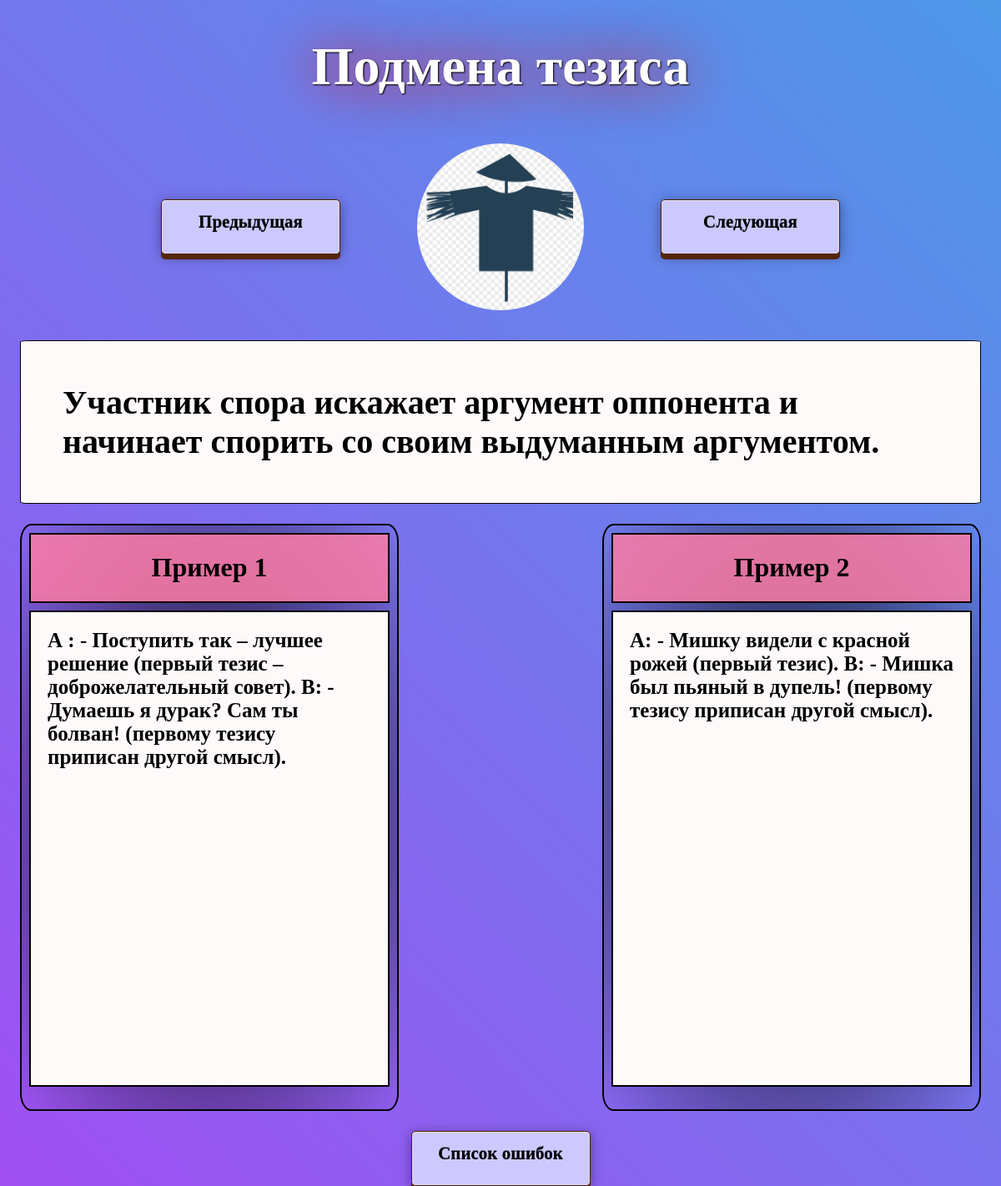
Page /fallacy/1/ on the committed database.
### fallacies/models.py (models this page shows, shortened)
class Fallacy(models.Model):
    image = models.ImageField(upload_to='photos/%Y/%m/%d/', blank=True)
    title = models.CharField(max_length=255)
    content = models.TextField(default='About project')
    example1_text = models.TextField(default='Пример 1')
    example1_image = models.ImageField(upload_to='photos/%Y/%m/%d/', blank=True)
    example2_text = models.TextField(default='Пример 2')
    example2_image = models.ImageField(upload_to='photos/%Y/%m/%d/', blank=True)
    another_names = models.TextField(default='Another name 1')

### fallacies/views.py (the view)
# urls.py: path('fallacy/<int:fallacy_id>/', show_fallacy, name='fallacy'),
def show_fallacy(request, fallacy_id):
    fallacies = Fallacy.objects.all()
    fallacy = Fallacy.objects.get(pk=fallacy_id)
    if fallacy_id == 1:
        previous_fallacy = Fallacy.objects.get(pk=24)
    else:
        previous_fallacy = Fallacy.objects.get(pk=fallacy_id - 1)
    if fallacy_id == 24:
        next_fallacy = Fallacy.objects.get(pk=1)
    else:
        next_fallacy = Fallacy.objects.get(pk=fallacy_id + 1)
    return render(request, 'fallacies/fallacy.html', {'fallacies': fallacies, 'fallacy': fallacy, 'previous_fallacy': previous_fallacy, 'next_fallacy': next_fallacy})

### fallacies/templates/fallacies/fallacy.html (shortened to what this page needs)
{% load static %}
<!DOCTYPE html>
<html lang="en">
<head>
        <link type="text/css" href="{% static 'fallacies/css/fallacy_styles.css' %}" rel="stylesheet" />
</head>
<body>
    <div class="titlefallacy">
    <h1 class="headerh1">{{fallacy.title}}</h1>
        </div>
    <div class="navigate">
        <a href='/fallacy/{{previous_fallacy.id}}' class="button19">Предыдущая</a>
        <img class="fallacy-img" src="{{fallacy.image.url}}" alt="lorem">
        <a href='/fallacy/{{next_fallacy.id}}' class="button19">Следующая</a>
    </div>
<div class="description-block">
<p class="fallacy-content">{{fallacy.content}}</p>
</div>
<div class="examples">
    <div class="example 1">
        <div class="blockh1example">
        <h1 class="exampleh1">Пример 1</h1>
            </div>
        <div class="exampletextblock">
        <h2 class="example-text 1">{{fallacy.example1_text}}</h2>
            </div>
    </div>
    <div class="example 2">
        <div class="blockh1example">
        <h1 class="exampleh1">Пример 2</h1>
            </div>
        <div class="exampletextblock">
        <h2 class="example-text 2">{{fallacy.example2_text}}</h2>
        </div>
    </div>
</div>
<div class="bottom-button">
    <a href='{% url "home" %}' class="button19">Список ошибок</a>
</div>
</body>
</html>

### fallacies/static/fallacies/css/fallacy_styles.css (style rules this page uses)
html, body { margin: 0; background: linear-gradient(45deg, #fc00ff, #00dbde); height: 100%; background-size: 300% 300%; animation: grad 10s ease infinite; }
.titlefallacy { display: flex; justify-content: center; }
.navigate { display: flex; justify-content: center; align-items: center; }
.fallacy-img { padding: 1%; margin-right: 80px; margin-left: 80px; }
.description-block { display: flex; justify-content: center; margin: 2%; border: 1px solid black; background-color: snow; border-radius: 1%; }
.fallacy-content { font-size: 40px; font-weight: bold; margin: 50px; }
.blockh1example { display: flex; justify-content: center; margin: 2%; border: 2px solid black; background-color: rgba(255,125,165,0.84); }
.headerh1 { text-shadow: 1px 1px 2px black, 0 0 1em red; color: white; font-size: 4em; }
.fallacy-img { width: 200px; height: 200px; border-radius: 50%; }
.examples { display: flex; justify-content: space-between; margin: 2%; }
.example { display: inline-block; width: 450px; min-height: 700px; border: 2px solid black; border-radius: 3%; background: radial-gradient(black, transparent); }
.exampleh1 { text-align: center; }
.exampletextblock { display: flex; justify-content: center; margin: 2%; border: 2px solid black; background-color: snow; min-height: 81%; }
.example-text { font-size: 25px; margin: 20px; min-height: 100%; align-items: stretch }
.bottom-button { display: flex; justify-content: center; }
a.button19 { text-align: center; font-size: 21px; width: 150px; height: 35px; font-weight: bold; color: black; text-decoration: none; text-shadow: 0 -1px rgba(0,0,0,.5); user-select: none; padding: .7em 1.5em; border: 1px solid rgb(80,32,0); border-radius: 5px; outline: none; background: #cdc9ff; box-shadow: 0 6px rgb(86,38,6), 0 3px 15px rgba(0,0,0,.4), inset 0 1px rgba(255,255,255,.3), inset 0 0 3px rgba(255,255,255,.5); transition: .2s; }

### rows in the picture
Fallacy: title "Подмена тезиса", image (picture), content "Участник спора искажает аргумент оппонента и начинает спорить со своим выдуманным аргументом.", example1_text "А : - Поступить так – лучшее решение (первый тезис – доброжелательный совет). В: - Думаешь я дурак? Сам ты болван! (первому тезису приписан другой смысл).", example2_text "А: - Мишку видели с красной рожей (первый тезис). В: - Мишка был пьяный в дупель! (первому тезису приписан другой смысл)."
